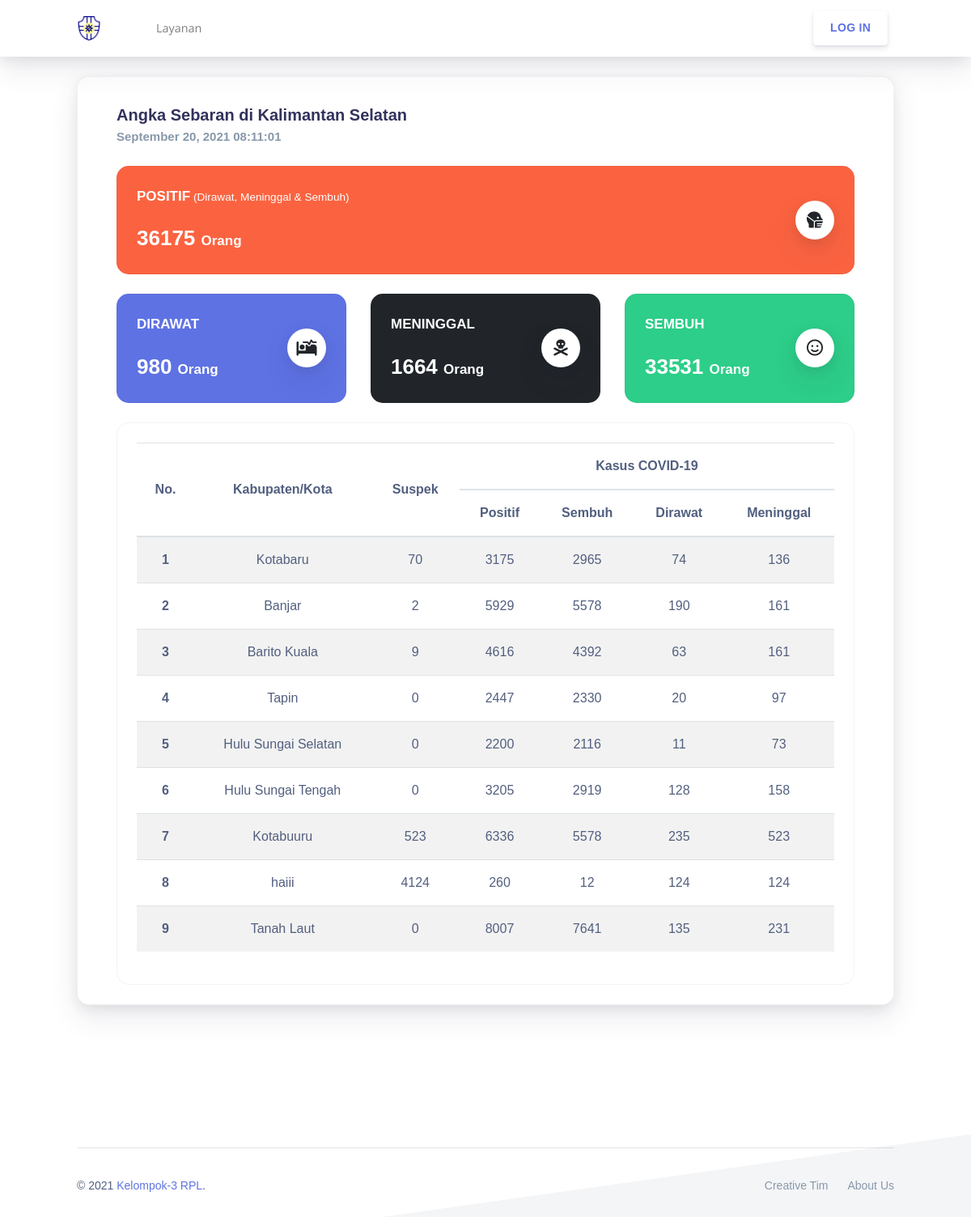
The page /DataKasusCovid-19/data_covid.php on the database its author committed.
### tables this page shows
CREATE TABLE IF NOT EXISTS `data_covid` (
  `id` int(11) unsigned NOT NULL AUTO_INCREMENT,
  `nama_kabupaten_kota` varchar(50) DEFAULT NULL,
  `positif` int(11) DEFAULT NULL,
  `sembuh` int(11) DEFAULT NULL,
  `dirawat` int(11) DEFAULT NULL,
  `meninggal` int(11) DEFAULT NULL,
  `suspek` int(11) DEFAULT NULL,
  `updated_at` timestamp NULL DEFAULT NULL,
  PRIMARY KEY (`id`)
);

### DataKasusCovid-19/data_covid.php (the view, shortened to what this page needs)
<?php
require_once("../services/connection.php");
$stmt = $pdo_conn->prepare("SELECT * FROM data_covid");
$stmt->execute();
$result = $stmt->fetchAll();
$stmt1 = $pdo_conn->prepare("select sum(positif) AS positif,sum(sembuh) AS sembuh,sum(dirawat) AS dirawat,sum(meninggal) AS meninggal,sum(suspek) AS suspek from data_covid");
$stmt1->execute();
$result1 = $stmt1->fetchAll();
?>
<!DOCTYPE html>
<html lang="en">
<head>
    <link href="https://use.fontawesome.com/releases/v5.0.6/css/all.css" rel="stylesheet">
    <link href="../vendors/argon-design-system-master/assets/css/nucleo-icons.css" rel="stylesheet" />
    <link href="../vendors/argon-design-system-master/assets/css/nucleo-svg.css" rel="stylesheet" />
    <link href="../vendors/argon-design-system-master/assets/css/font-awesome.css" rel="stylesheet" />
    <link href="../vendors/argon-design-system-master/assets/css/nucleo-svg.css" rel="stylesheet" />
    <link href="../vendors/argon-design-system-master/assets/css/argon-design-system.css?v=1.2.2" rel="stylesheet" />
    <link rel="stylesheet" href="./style/data_covid_style.css">
</head>
<body class="index-page">
    <nav id="navbar-main" class="navbar navbar-main navbar-expand-lg bg-white navbar-light position-sticky top-0 shadow py-2">
        <div class="container">
            <a class="navbar-brand mr-lg-5" href="../index.php">
                <img src="../assets/img/logo_ color.png">
            </a>
            <div class="navbar-collapse collapse" id="navbar_global">
                <ul class="navbar-nav navbar-nav-hover align-items-lg-center">
                    <li class="nav-item dropdown">
                        <a href="#" class="nav-link" data-toggle="dropdown" href="#" role="button">
                            <span class="nav-link-inner--text">Layanan</span>
                        </a>
                    </li>
                </ul>
                <ul class="navbar-nav align-items-lg-center ml-lg-auto">
                    <?php
                    if (isset($_SESSION['login_user'])) {
                    ?>
                        <li class="nav-item dropdown">
                            <a class="nav-link dropdown-toggle nav-link-icon" href="javascript:;" id="nav-inner-success_dropdown_1" role="button" data-toggle="dropdown" aria-haspopup="true" aria-expanded="false">
                                <i class="ni ni-settings-gear-65"></i>
                                <span class="nav-link-inner--text d-lg-none">Settings</span>
                            </a>
                            <div class="dropdown-menu dropdown-menu-right" aria-labelledby="nav-inner-success_dropdown_1">
                                <a class="dropdown-item" href="javascript:;">Profile</a>
                                <div class="dropdown-divider"></div>
                                <a class="dropdown-item" href="../services/logout.php">Logout</a>
                            </div>
                        </li>
                    <?php
                    } else {
                    ?>
                        <li class="nav-item">
                            <a class="btn btn-neutral" href="../Login/login.php">
                                <span class="nav-link-inner--text">Log In</span>
                            </a>
                        </li>
                    <?php
                    }
                    ?>
                </ul>
            </div>
        </div>
    </nav>
    <div class="wrapper">
        <div class="section pt-4">
            <div class="container">
                <div class="card shadow">
                    <div class="px-5 pt-2">
                        <div class="row justify-content-center">
                            <div class="col">
                                <div class="card bg-transparent no-shadow mb-0">
                                    <div class="card-body bg-transparent px-0">
                                        <h2 class="h2 card-title mb-0">Angka Sebaran di Kalimantan Selatan</h2>
                                        <small class="h4 text-muted">
                                            <?php echo date("F", strtotime(date("Y-m-d H:i:s"))) . " " . date("d, Y H:i:s");
                                            ?>
                                        </small>
                                    </div>
                                </div>
                            </div>
                        </div>
                        <div class="row ">
                            <div class="col-md-12 ">
                                <div class="card text-white bg-warning mb-4">
                                    <div class="card-body">
                                        <div class="row align-items-center">
                                            <div class="col">
                                                <h3 class="card-title">POSITIF<small> (Dirawat, Meninggal & Sembuh)</small></h3>
                                                <h3 class="card-text"><span class="h1">
                                                        <?php echo $result1[0]["positif"]; ?>
                                                    </span> Orang</h3>
                                            </div>
                                            <div class="col-auto">
                                                <div class="icon icon-shape text-dark bg-white rounded-circle shadow">
                                                    <i class="fas fa-head-side-mask"></i>
                                                </div>
                                            </div>
                                        </div>
                                    </div>
                                </div>
                            </div>
                            <div class="col-md-4 ">
                                <div class="card text-white bg-primary mb-4">
                                    <div class="card-body">
                                        <div class="row align-items-center">
                                            <div class="col">
                                                <h3 class="card-title">DIRAWAT</h3>
                                                <h3 class="card-text"><span class="h1">
                                                        <?php echo $result1[0]["dirawat"]; ?>
                                                    </span> Orang</h3>
                                            </div>
                                            <div class="col-auto">
                                                <div class="icon icon-shape text-dark bg-white rounded-circle shadow">
                                                    <i class="fas fa-procedures"></i>
                                                </div>
                                            </div>
                                        </div>
                                    </div>
                                </div>
                            </div>
                            <div class="col-md-4 ">
                                <div class="card text-white bg-dark mb-4">
                                    <div class="card-body">
                                        <div class="row align-items-center">
                                            <div class="col">
                                                <h3 class="card-title">MENINGGAL</h3>
                                                <h3 class="card-text"><span class="h1">
                                                        <?php echo $result1[0]["meninggal"]; ?>
                                                    </span> Orang</h3>
                                            </div>
                                            <div class="col-auto">
                                                <div class="icon icon-shape text-dark bg-white rounded-circle shadow">
                                                    <i class="fas fa-skull-crossbones"></i>
                                                </div>
                                            </div>
                                        </div>
                                    </div>
                                </div>
                            </div>
                            <div class="col-md-4 ">
                                <div class="card text-white bg-success mb-4">
                                    <div class="card-body">
                                        <div class="row align-items-center">
                                            <div class="col">
                                                <h3 class="card-title">SEMBUH</h3>
                                                <h3 class="card-text"><span class="h1">
                                                        <?php echo $result1[0]["sembuh"]; ?>
                                                    </span> Orang</h3>
                                            </div>
                                            <div class="col-auto">
                                                <div class="icon icon-shape text-dark bg-white rounded-circle shadow">
                                                    <i class="far fa-smile"></i>
                                                </div>
                                            </div>
                                        </div>
                                    </div>
                                </div>
                            </div>
                        </div>
                        <div class="row">
                            <div class="col-md-12">
                                <div class="card bg-transparent mb-4">
                                    <div class="card-body bg-transparent">
                                        <table class="table table-striped table-hover">
                                            <thead>
                                                <tr>
                                                    <th scope="col" rowspan="2">No.</th>
                                                    <th scope="col" rowspan=" 2">Kabupaten/Kota</th>
                                                    <th scope="col" rowspan="2" class="align-center">Suspek</th>
                                                    <th scope="col" colspan="4" class="text-center">Kasus COVID-19</th>
                                                </tr>
                                                <tr>
                                                    <th scope="col">Positif</th>
                                                    <th scope="col">Sembuh</th>
                                                    <th scope="col">Dirawat</th>
                                                    <th scope="col">Meninggal</th>
                                                </tr>
                                            </thead>
                                            <tbody>
                                                <?php
                                                if (!empty($result)) {
                                                    $count = 1;
                                                    foreach ($result as $row) {
                                                ?>
                                                        <tr>
                                                            <th scope="row">
                                                                <?php echo $count; ?>
                                                            </th>
                                                            <td>
                                                                <?php echo $row["nama_kabupaten_kota"]; ?>
                                                            </td>
                                                            <td>
                                                                <?php echo $row["suspek"]; ?>
                                                            </td>
                                                            <td>
                                                                <?php echo $row["positif"]; ?>
                                                            </td>
                                                            <td>
                                                                <?php echo $row["sembuh"]; ?>
                                                            </td>
                                                            <td>
                                                                <?php echo $row["dirawat"]; ?>
                                                            </td>
                                                            <td>
                                                                <?php echo $row["meninggal"]; ?>
                                                            </td>
                                                        </tr>
                                                    <?php
                                                        $count++;
                                                    }
                                                }
                                                ?>
                                            </tbody>
                                        </table>
                                    </div>
                                </div>
                            </div>
                        </div>
                    </div>
                </div>
            </div>
        </div>
    </div>
    <footer class="footer has-cards">
        <div class="container">
            <hr>
            <div class="row align-items-center justify-content-md-between">
                <div class="col-md-6">
                    <div class="copyright">
                        &copy; 2021 <a href="" target="_blank">Kelompok-3 RPL</a>.
                    </div>
                </div>
                <div class="col-md-6">
                    <ul class="nav nav-footer justify-content-end">
                        <li class="nav-item">
                            <a href="" class="nav-link" target="_blank">Creative Tim</a>
                        </li>
                        <li class="nav-item">
                            <a href="" class="nav-link" target="_blank">About Us</a>
                        </li>
                    </ul>
                </div>
            </div>
        </div>
    </footer>
</body>
</html>

### DataKasusCovid-19/style/data_covid_style.css (style rules this page uses)
* { margin: 0; padding: 0; }
:root { --blueLight: #192ea5; --blue: #00137a; --darkenBlue: #000d69; --buttonColor: #ff396f; --text1: #535461; --text2: #fdfdfd; --bg1: #fafafa; --card1: #fafafa; --card2: #fff; --bs-primary-rgb: 13, 110, 253; --bs-secondary-rgb: 108, 117, 125; --bs-success-rgb: 0, 175, 29; --bs-info-rgb: 13, 202, 240; --bs-warning-rgb: 255, 127, 7; --bs-danger-rgb: 220, 53, 69; --bs-light-rgb: 248, 249, 250; --bs-dark-rgb: 33, 37, 41; --bs-white-rgb: 255, 255, 255; }
html { scroll-behavior: smooth; }
body { font-family: "Suisse Int'l", Arial, Helvetica, sans-serif; display: flex; flex-direction: column; align-items: stretch; justify-content: center; background-color: #ffffff; font-size: 1em; }
h1, h2, h3, h4, h5, h6, .h1, .h2, .h3, .h4, .h5, .h6 { font-family: inherit; font-weight: 600; line-height: 1.5; margin-bottom: 0.5rem; }
h1, .h1 { font-size: 1.625rem; }
@media (max-width: 1200px) { h1, .h1 { font-size: calc(1.2875rem + 0.45vw); } }
h2, .h2 { font-size: 1.25rem; }
h3, .h3 { font-size: 1.0625rem; }
h4, .h4 { font-size: 0.9375rem; }
.card { border-radius: 15px; }
.text-white h1, .text-white h2, .text-white h3, .text-white h4, .text-white h5, .text-white h6, .text-white .h1, .text-white .h2, .text-white .h3, .text-white .h4, .text-white .h5, .text-white .h6 { color: #fff !important; }
.no-shadow { border: 0; }
th, td { text-align: center !important; vertical-align: middle !important; }
.icon { width: 3rem; height: 3rem; font-size: 1.7em; }
.icon-shape { display: inline-flex; padding: 5px; text-align: center; border-radius: 50%; align-items: center; justify-content: center; }

### rows shown on the page
data_covid: nama_kabupaten_kota "Kotabaru", suspek "70", positif "3175", sembuh "2965", dirawat "74", meninggal "136"
data_covid: nama_kabupaten_kota "Banjar", suspek "2", positif "5929", sembuh "5578", dirawat "190", meninggal "161"
data_covid: nama_kabupaten_kota "Barito Kuala", suspek "9", positif "4616", sembuh "4392", dirawat "63", meninggal "161"
data_covid: nama_kabupaten_kota "Tapin", suspek "0", positif "2447", sembuh "2330", dirawat "20", meninggal "97"
data_covid: nama_kabupaten_kota "Hulu Sungai Selatan", suspek "0", positif "2200", sembuh "2116", dirawat "11", meninggal "73"
data_covid: nama_kabupaten_kota "Hulu Sungai Tengah", suspek "0", positif "3205", sembuh "2919", dirawat "128", meninggal "158"
data_covid: nama_kabupaten_kota "Kotabuuru", suspek "523", positif "6336", sembuh "5578", dirawat "235", meninggal "523"
data_covid: nama_kabupaten_kota "haiii", suspek "4124", positif "260", sembuh "12", dirawat "124", meninggal "124"
data_covid: nama_kabupaten_kota "Tanah Laut", suspek "0", positif "8007", sembuh "7641", dirawat "135", meninggal "231"

### other values the page prints
$result1[0]["positif"] "36175"
$result1[0]["dirawat"] "980"
$result1[0]["meninggal"] "1664"
$result1[0]["sembuh"] "33531"
